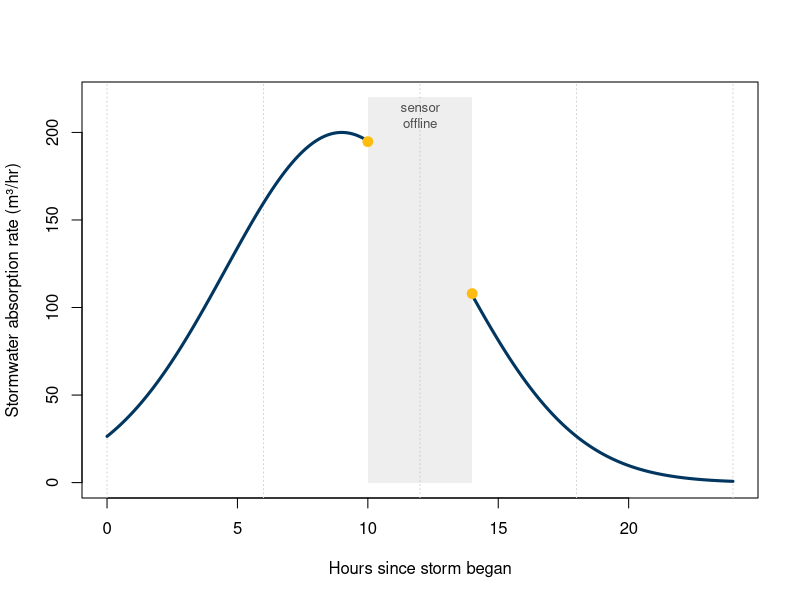
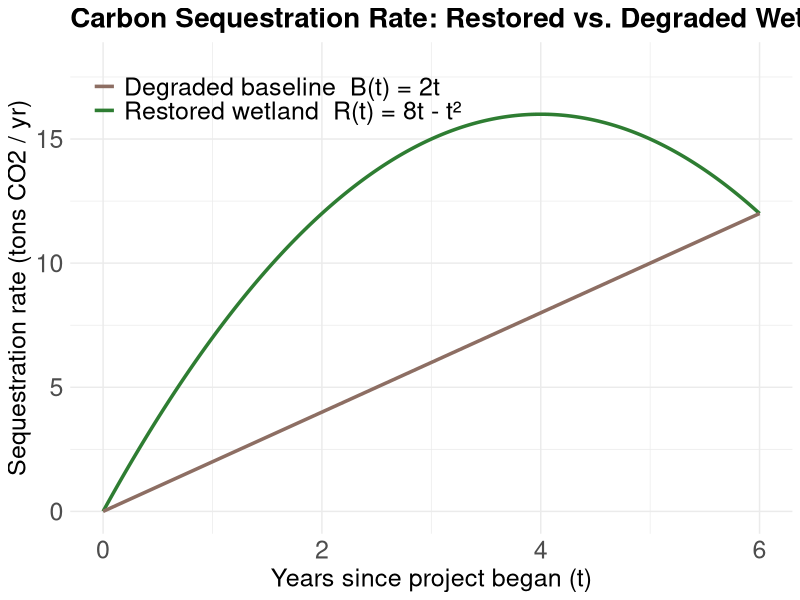

Reproduce these figures in R, in order.
## ---- chunk 1
knitr::opts_chunk$set(echo = TRUE,message=FALSE,warning=FALSE)

library(tidyverse)
## ---- chunk 2
#| echo: false
#| fig-align: center
#| out-width: "70%"
t <- seq(0, 24, length.out = 300)
rate <- 200 * exp(-((t-9)^2)/40)

before <- t <= 10
after  <- t >= 14

plot(NA, xlim = c(0,24), ylim = c(0,220),
     xlab = "Hours since storm began", ylab = "Stormwater absorption rate (m³/hr)")
abline(v = seq(0,24, by = 6), col = "lightgray", lty = "dotted")

rect(10, 0, 14, 220, col = adjustcolor("gray", alpha.f = 0.25), border = NA)
text(12, 210, "sensor\noffline", cex = 0.8, col = "gray30")

lines(t[before], rate[before], lwd = 3, col = "#003660")
lines(t[after], rate[after], lwd = 3, col = "#003660")
points(10, rate[which.min(abs(t-10))], pch = 19, col = "#FEBC11", cex = 1.3)
points(14, rate[which.min(abs(t-14))], pch = 19, col = "#FEBC11", cex = 1.3)
## ---- chunk 3
library(ggplot2)

t <- seq(0, 6, length.out = 200)
df <- data.frame(
  t = t,
  R = 8*t - t^2,
  B = 2*t
)

ggplot(df, aes(x = t)) +
  geom_line(aes(y = R, color = "Restored wetland  R(t) = 8t - t²"), linewidth = 1.2) +
  geom_line(aes(y = B, color = "Degraded baseline  B(t) = 2t"), linewidth = 1.2) +
  scale_color_manual(values = c(
    "Restored wetland  R(t) = 8t - t²" = "#2e7d32",
    "Degraded baseline  B(t) = 2t" = "#8d6e63"
  )) +
  labs(
    x = "Years since project began (t)",
    y = "Sequestration rate (tons CO2 / yr)",
    title = "Carbon Sequestration Rate: Restored vs. Degraded Wetland",
    color = NULL
  ) +
  xlim(0, 6) + ylim(0, 18) +
  theme_minimal() +
  theme(
    legend.position = c(0.02, 0.95),
    legend.justification = c(0, 1),
    legend.text = element_text(size = 18),
    axis.title = element_text(size = 18),
    axis.text = element_text(size = 18),
    plot.title = element_text(size = 20, face = "bold")
  )
